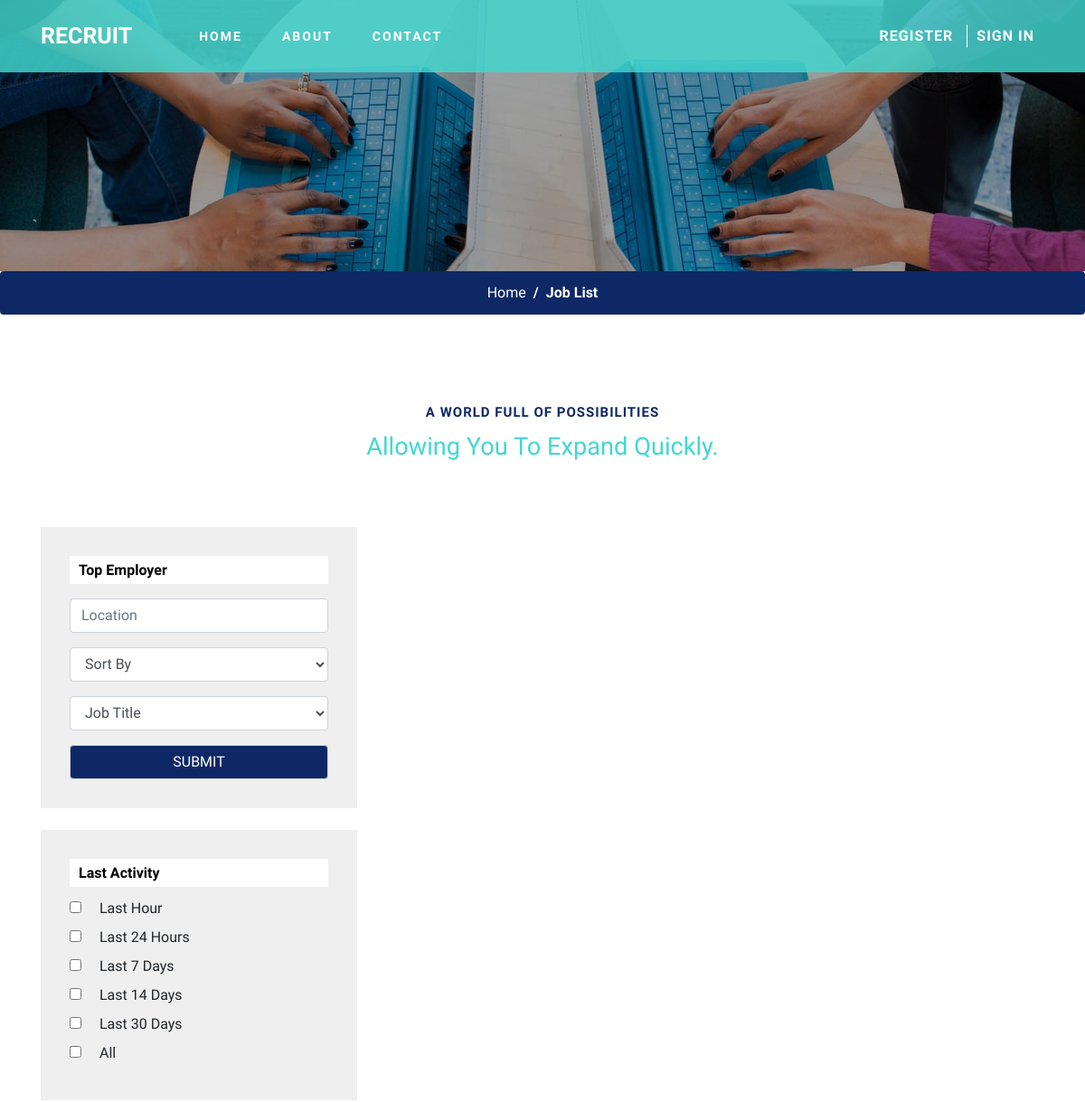
Page /job-list/ (upper part) on the earlier database version.
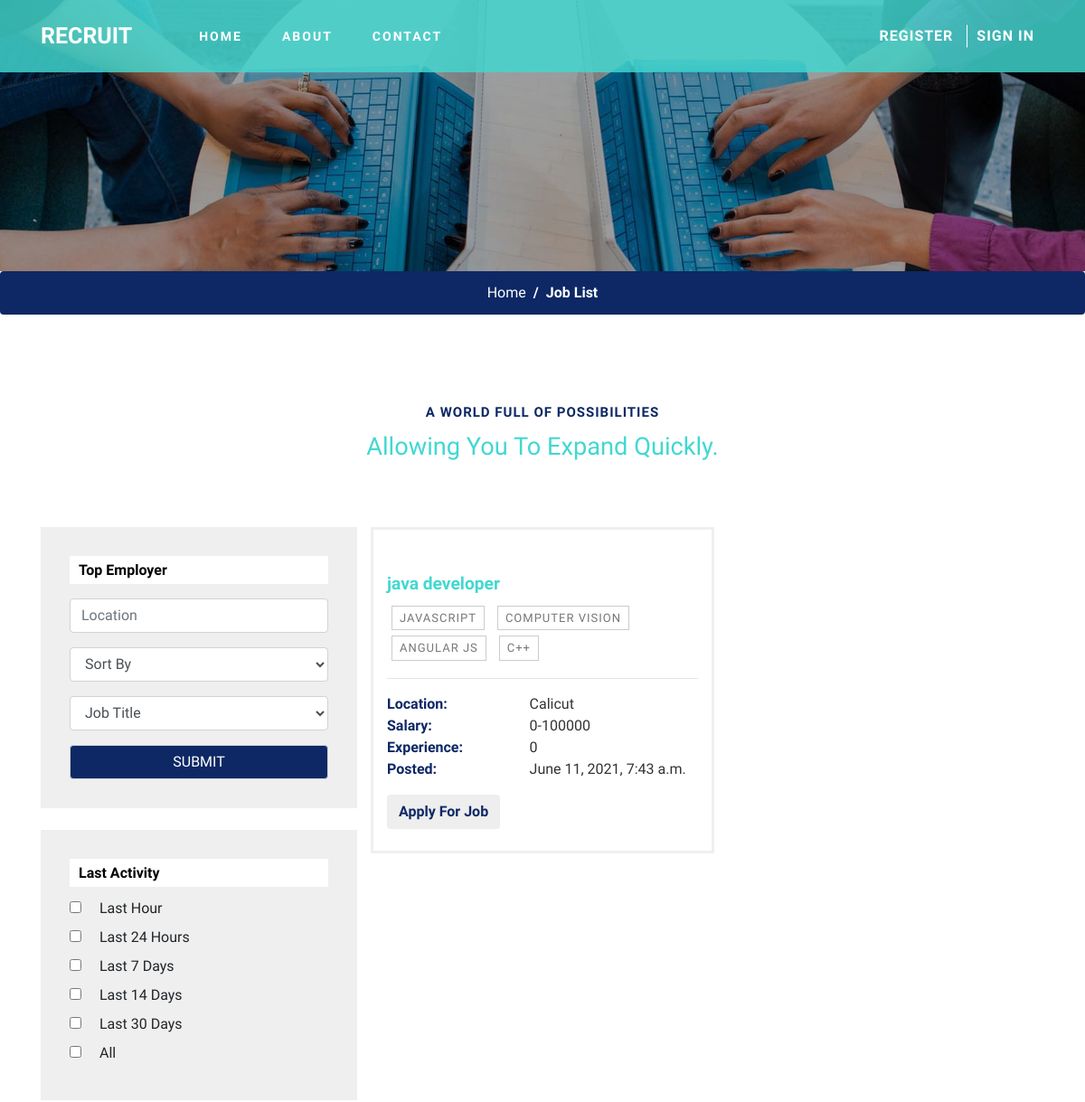
Same page on the later database version.
### core/models.py (models this page shows, shortened)
class Job(models.Model):
    user = models.ForeignKey(User, on_delete=models.CASCADE, related_name='post_user')
    image = models.ImageField(upload_to='assets', blank=True, null=True, default="static/images/bi.jpg")
    title = models.CharField(max_length=100)
    desc = models.TextField()
    location = models.CharField(max_length=60)
    slug = models.SlugField(max_length=255)
    posted = models.DateTimeField(auto_now_add=True)
    salary = models.CharField(max_length=100)
    experience = models.IntegerField(blank=True, null=True, default=0)

### core/views.py (the view)
# urls.py: path('job-list/', views.job_list, name="job_list"),
def job_list(request):
    jobs = Job.objects.all()
    paginator = Paginator(jobs, 6)
    page = request.GET.get('page')
    jobs = paginator.get_page(page)
    return render(request, 'job_list.html', {'jobs':jobs})

### templates/job_list.html (shortened to what this page needs)
{% load static %}
<!DOCTYPE html>
<html lang="zxx">
<head>
    <link href="{% static 'css/bootstrap.min.css' %}" type="text/css" rel="stylesheet" media="all">
    <link href="{% static 'css/style.css' %}" type="text/css" rel="stylesheet" media="all">
    <link href="{% static 'css/font-awesome.min.css' %}" rel="stylesheet">
</head>
<body>
    <header>
        <div class="container">
            <nav class="navbar navbar-expand-lg navbar-light p-0">
                <h1><a class="navbar-brand" href="{% url 'home' %}">Recruit
                    </a></h1>
                <div class="collapse navbar-collapse" id="navbarSupportedContent">
                    <ul class="ml-lg-5 navbar-nav mr-lg-auto">
                        <li class="nav-item mr-lg-4 mt-lg-0 mt-sm-4 mt-3">
                            <a href="{% url 'home' %}">Home</a>
                        </li>
                        <li class="nav-item  mr-lg-4 mt-lg-0 mt-sm-4 mt-3">
                            <a href="about.html">about</a>
                        </li>
                        <li class="nav-item mr-lg-4 my-lg-0 mb-sm-4 mb-3">
                            <a href="contact.html">contact</a>
                        </li>
                    </ul>
                    {% if request.user.is_authenticated %}
                        <button type="button" class="btn w3ls-btn text-uppercase font-weight-bold d-block" data-toggle="modal"
                            aria-pressed="false" data-target="#exampleModal1">
                            <a href="{% url 'post_job' %}" style="color: white;">Post A Job</a>
                        </button>
                        <button type="button" class="btn w3ls-btn text-uppercase font-weight-bold d-block" data-toggle="modal"
                            aria-pressed="false" data-target="#exampleModal1">
                            <a href="{% url 'logout' %}" style="color: white;">logout</a>
                        </button>
                        {% else %}
                        <button type="button" class="btn w3ls-btn text-uppercase font-weight-bold d-block" data-toggle="modal"
                            aria-pressed="false" data-target="#exampleModal1">
                            Register
                        </button>
                        <button type="button" class="btn w3ls-btn btn-2 ml-lg-1 text-uppercase font-weight-bold d-block"
                            data-toggle="modal" aria-pressed="false" data-target="#exampleModal">
                            <a href="{% url 'login' %}" style="color: white;">Sign in</a>
                        </button>
                        {% endif %}
                </div>
            </nav>
        </div>
    </header>
    <div class="inner-banner-w3ls">
    </div>
    <nav aria-label="breadcrumb">
        <ol class="breadcrumb d-flex justify-content-center bg-theme">
            <li class="breadcrumb-item">
                <a href="index.html" class="text-white">Home</a>
            </li>
            <li class="breadcrumb-item active text-white font-weight-bold" aria-current="page">Job List</li>
        </ol>
    </nav>
    <section class="employ-sec">
        <div class="container">
            <div class="title-sec-w3layouts_pvt text-center pb-4">
                <span class="title-wthree">a world full of possibilities</span>
                <h4 class="w3layouts_pvt-head">allowing you to expand quickly.</h4>
            </div>
            <div class="row pt-lg-5">
                <div class="col-lg-4">
                    <div class="left_widget">
                        <h3 class="left-widget-job">
                           top employer</h3>
                        <form action="#" class="widget-content" method="post">
                            <input type="text" class="form-control my-3" placeholder="Location" required>
                            <select class="form-control jb_1">
                                <option value="0">sort by</option>
                            </select>
                            <select class="form-control my-3">
                                <option value="0">Job Title</option>
                            </select>
                            <input type="submit" value="submit" class="form-control bg-theme text-uppercase">
                        </form>
                    </div>
                    <div class="left_widget">
                        <h3 class="left-widget-job">
                            Last Activity</h3>
                        <ul>
                            <li>
                                <input type="checkbox" class="checked" name="cat1" id="cat1">
                                <label for="cat1">Last Hour</label>
                            </li>
                            <li>
                                <input type="checkbox" class="checked" name="cat2" id="cat2">
                                <label for="cat2">Last 24 hours</label>
                            </li>
                            <li>
                                <input type="checkbox" class="checked" name="cat3" id="cat3">
                                <label for="cat3">Last 7 days</label>
                            </li>
                            <li>
                                <input type="checkbox" class="checked" name="cat4" id="cat4">
                                <label for="cat4">Last 14 days</label>
                            </li>
                            <li>
                                <input type="checkbox" class="checked" name="cat4" id="cat5">
                                <label for="cat4">Last 30 days</label>
                            </li>
                            <li>
                                <input type="checkbox" class="checked" name="cat4" id="cat6">
                                <label for="cat4">All</label>
                            </li>
                        </ul>
                    </div>
                </div>
                <div class="col-lg-8">
                    <div class="row">
                        {% for job in jobs %}
                        <div class="col-sm-6 e-left" style="border-style: solid; border-color: #efefef;">
                            <div class="e-desc">
                                <h6><a href="job_single.html">{{ job.title }}</a></h6>
                                <ul class="e-tags">
                                    <li>
                                        javascript</li>
                                    <li>computer vision</li>
                                    <li>angular js</li>
                                    <li>c++</li>
                                </ul>
                                <hr>
                                <ul class="desc-list">
                                    <li>
                                        <span>Location:</span>
                                        {{ job.location }}
                                    </li>
                                    <li>
                                        <span>Salary:</span>
                                        {{ job.salary }}
                                    </li>
                                    <li>
                                        <span>Experience:</span>
                                        {{ job.experience }}
                                    </li>
                                    <li>
                                        <span>Posted: </span>
                                        {{ job.posted }}
                                    </li>
                                </ul>
                                <a href="#exampleModal" class="btn wthree-bnr-btn text-capitalize" data-toggle="modal"
                                    aria-pressed="false" data-target="#exampleModal" role="button">Apply
                                    for job</a>
                            </div>
                        </div>
                        {% endfor %}
                    </div>
                </div>
            </div>
        </div>
    </section>
</body>
</html>

### static/css/style.css (style rules this page uses)
body { font-family: 'Source Sans Pro', sans-serif; background: #fff; }
body a { transition: 0.5s all; -webkit-transition: 0.5s all; -moz-transition: 0.5s all; -o-transition: 0.5s all; -ms-transition: 0.5s all; text-decoration: none; outline: none; }
h1, h2, h3, h4, h5, h6 { margin: 0; font-family: 'Source Sans Pro', sans-serif; }
ul { margin: 0; padding: 0; }
ul { list-style-type: none; }
.bg-theme { background: #0d2865 !important; color: #fff; }
.navbar-light .navbar-brand, .navbar-light .navbar-brand:hover { color: #fff; }
.navbar-brand { color: #fff; font-size: 25px; font-weight: 800; text-transform: uppercase; line-height: 2; }
.w3ls-btn { font-size: 1em; letter-spacing: 1px; background: transparent; padding: 0 10px; border-radius: 0; color: #fff; }
.btn-2 { border-left: 1px solid #fff }
li.nav-item a { color: #fff; text-transform: uppercase; font-weight: 600; letter-spacing: 2px; padding: 5px 10px; font-size: 14px; }
header { padding: 10px 0; background: rgba(65, 216, 209, 0.82); width: 100%; position: absolute; z-index: 9; }
.wthree-bnr-btn { background: #fff; color: #0d2865; -webkit-transition: 0.5s all ease; -moz-transition: 0.5s all ease; -o-transition: 0.5s all ease; -ms-transition: 0.5s all ease; background: #eee; margin-top: 1em; font-weight: 600; }
.inner-banner-w3ls { background: url(../images/inner.jpg) no-repeat center; -webkit-background-size: cover; -moz-background-size: cover; -o-background-size: cover; -ms-background-size: cover; background-size: cover; min-height: 300px; position: relative; }
.inner-banner-w3ls:before { background: rgba(0, 0, 0, 0.37); position: absolute; content: ''; width: 100%; height: 100%; left: 0; top: 0; }
.breadcrumb-item+.breadcrumb-item::before { display: inline-block; padding-right: .5rem; color: #ffffff; content: "/"; }
h4.w3layouts_pvt-head { font-size: 1.7em; text-transform: capitalize; margin-top: 10px; color: #41d8d1; }
span.title-wthree { letter-spacing: 1px; text-transform: uppercase; font-weight: 600; font-size: 15px; color: #0d2865; }
.e-desc { padding: 1.5em 0; }
.e-desc h6 a { font-size: 1.2em; color: #41d8d1; font-weight: 600; margin-bottom: 10px; display: block; }
ul.e-tags li { display: inline-block; margin: 3px 5px; border: 1px solid #ccc; padding: 3px 8px; font-size: 13px; letter-spacing: 1px; text-transform: uppercase; color: #777; }
.desc-list li span { color: #0d2865; font-weight: 600; margin-right: 1em; width: 40%; display: inline-block; }
ul.desc-list li { color: #333; font-size: 16px; }
h3.left-widget-job { font-size: 16px; color: #000; font-weight: 600; margin-bottom: 12px; text-transform: capitalize; background: #fff; padding: 6px 10px; }
.left_widget { background: #efefef; padding: 2em 2em; margin-bottom: 1.5em; }
section.employ-sec { padding: 5em 0; }
form.widget-content select { text-transform: capitalize; font-size: 1em; }
.left_widget label { margin-left: 1em; text-transform: capitalize; }
input[type="submit"] { cursor: pointer; }

Differences in the rows shown:
added Job: title "java developer", location "Calicut", salary "0-100000", experience "0", posted "June 11, 2021, 7:43 a.m."
